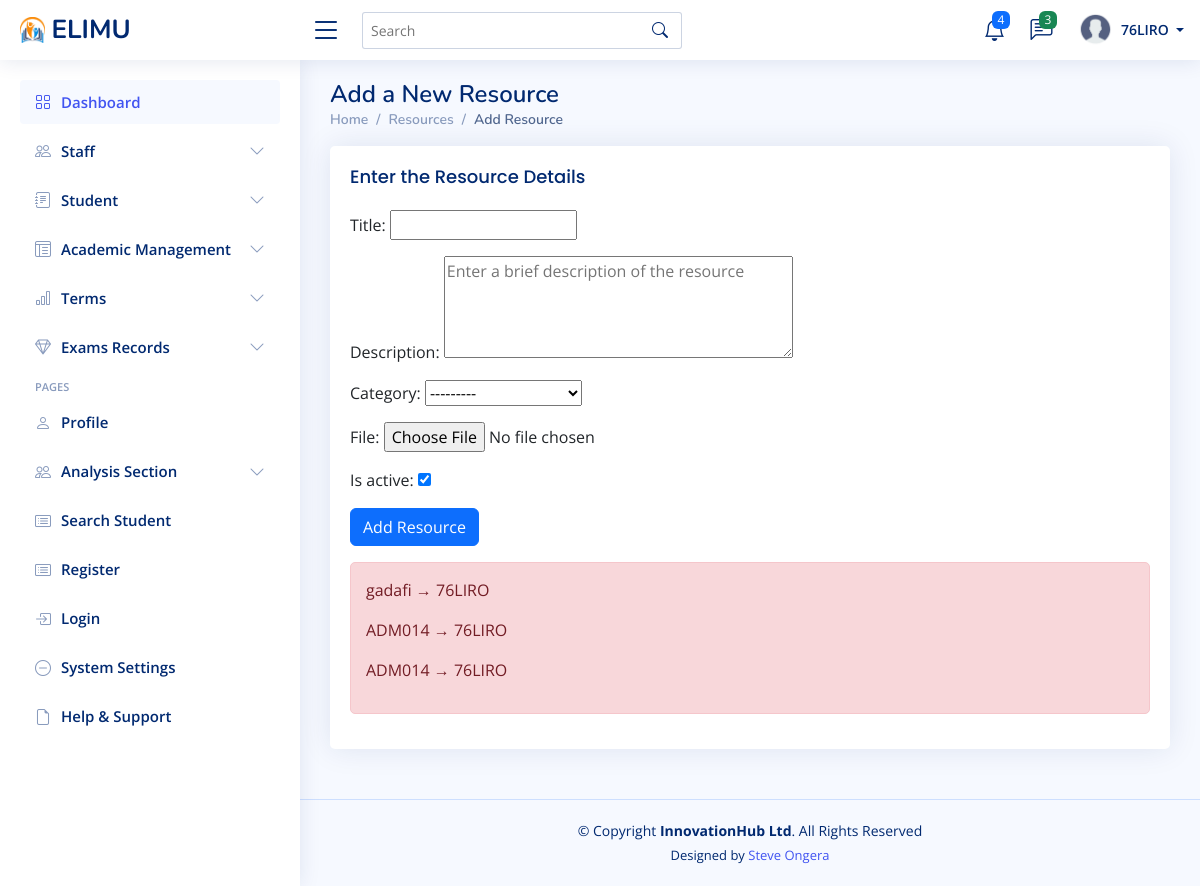
The app's page /resources/add/ (signed in) with its own data.
### myapp/models.py (models this page shows)
class Message(models.Model):
    sender = models.ForeignKey(User, related_name='sent_messages', on_delete=models.CASCADE)
    receiver = models.ForeignKey(User, related_name='received_messages', on_delete=models.CASCADE)
    content = models.TextField(blank=True, null=True)
    timestamp = models.DateTimeField(auto_now_add=True)
    is_read = models.BooleanField(default=False)
    photo = models.ImageField(upload_to='photos/', blank=True, null=True)
    pdf = models.FileField(upload_to='pdfs/', blank=True, null=True)
    def __str__(self):
           return f'{self.sender.username} → {self.receiver.username}'

### myapp/views.py (the view)
# urls.py: path('resources/add/', views.add_resource, name='add_resource'),
@login_required
def add_resource(request):
    if request.method == 'POST':
        form = ResourceForm(request.POST, request.FILES)
        if form.is_valid():
            form.save()
            messages.success(request, "Resource added successfully!")
            return redirect('resources_list')  # Redirect to the resource list page
        else:
            messages.error(request, "Error adding resource. Please try again.")
    else:
        form = ResourceForm()
    return render(request, 'resources/add_resource.html', {'form': form})

### myapp/forms.py
class ResourceForm(forms.ModelForm):
    class Meta:
        model = Resource
        fields = ['title', 'description', 'category', 'file', 'is_active']
    description = forms.CharField(widget=forms.Textarea(attrs={'rows': 4, 'placeholder': 'Enter a brief description of the resource'}))

### myapp/context_processors.py (called while the page is built)
def unread_messages(request):
    if request.user.is_authenticated:
        messages = Message.objects.filter(receiver=request.user, is_read=False).order_by('-timestamp')
        return {'messages': messages}
    return {'messages': []}

### myapp/models.py (called while the page is built)
    def __str__(self):
        return self.name

### templates/resources/add_resource.html (shortened to what this page needs)
{% extends "base/base.html" %}
{% block content %}
  <div class="pagetitle">
    <h1>Add a New Resource</h1>
    <nav>
      <ol class="breadcrumb">
        <li class="breadcrumb-item"><a href="{% url 'admin_dashboard' %}">Home</a></li>
        <li class="breadcrumb-item"><a href="{% url 'resources_list' %}">Resources</a></li>
        <li class="breadcrumb-item active">Add Resource</li>
      </ol>
    </nav>
  </div>
  <section class="section">
    <div class="row">
      <div class="col-lg-12">
        <div class="card">
          <div class="card-body">
            <h5 class="card-title">Enter the Resource Details</h5>
            <form method="post" enctype="multipart/form-data">
              {{ form.as_p }}
              <button type="submit" class="btn btn-primary">Add Resource</button>
            </form>
            {% if messages %}
              <div class="alert alert-success mt-3">
                {% for message in messages %}
                  <p>{{ message }}</p>
                {% endfor %}
              </div>
            {% endif %}
          </div>
        </div>
      </div>
    </div>
  </section>
{% endblock %}

### templates/base/navbar.html (shortened to what this page needs)
{% load static %}
<header id="header" class="header fixed-top d-flex align-items-center">
    <div class="d-flex align-items-center justify-content-between">
      {% if request.user.is_staff %}
        <a href="{% url 'admin_dashboard'%}" class="logo d-flex align-items-center">
        {% else %}
        <a href="{% url 'student_dashboard'%}" class="logo d-flex align-items-center">
      {% endif %}
        <img src="{% static 'assets/img/logo.png'%}" alt="">
        <span class="d-none d-lg-block">ELIMU</span>
      </a>
      <i class="bi bi-list toggle-sidebar-btn"></i>
    </div>
    <div class="search-bar">
      <form class="search-form d-flex align-items-center" method="POST" action="#">
        <input type="text" name="query" placeholder="Search" title="Enter search keyword">
        <button type="submit" title="Search"><i class="bi bi-search"></i></button>
      </form>
    </div>
    <nav class="header-nav ms-auto">
      <ul class="d-flex align-items-center">
        <li class="nav-item dropdown">
          <a class="nav-link nav-icon" href="#" data-bs-toggle="dropdown">
            <i class="bi bi-bell"></i>
            <span class="badge bg-primary badge-number">4</span>
          </a>
            </li>
          </ul>
        <li class="nav-item dropdown">
          <a class="nav-link nav-icon" href="#" data-bs-toggle="dropdown">
            <i class="bi bi-chat-left-text"></i>
            <span class="badge bg-success badge-number">3</span>
          </a>
        </li>
        <li class="nav-item dropdown pe-3">
          <a class="nav-link nav-profile d-flex align-items-center pe-0" href="#" data-bs-toggle="dropdown">
            <img src="{% static 'assets/img/profile.png'%}" alt="Profile" class="rounded-circle">
            <span class="d-none d-md-block dropdown-toggle ps-2">
              {% if user.is_authenticated %}
                   {{ user.username }}
              {% else %}
                  Admin
              {% endif %}
            </span>
          </a>
        </li>
    </nav>
  </header>

### static/assets/css/style.css (style rules this page uses)
:root { scroll-behavior: smooth; }
body { font-family: "Open Sans", sans-serif; background: #f6f9ff; color: #444444; }
a { color: #4154f1; text-decoration: none; }
h1, h2, h3, h4, h5, h6 { font-family: "Nunito", sans-serif; }
.pagetitle { margin-bottom: 10px; }
.pagetitle h1 { font-size: 24px; margin-bottom: 0; font-weight: 600; color: #012970; }
.card { margin-bottom: 30px; border: none; border-radius: 5px; box-shadow: 0px 0 30px rgba(1, 41, 112, 0.1); }
.card-title { padding: 20px 0 15px 0; font-size: 18px; font-weight: 500; color: #012970; font-family: "Poppins", sans-serif; }
.card-body { padding: 0 20px 20px 20px; }
.breadcrumb { font-size: 14px; font-family: "Nunito", sans-serif; color: #899bbd; font-weight: 600; }
.breadcrumb a { color: #899bbd; transition: 0.3s; }
.breadcrumb .breadcrumb-item::before { color: #899bbd; }
.breadcrumb .active { color: #51678f; font-weight: 600; }
.logo { line-height: 1; }
@media (min-width: 1200px) { .logo { width: 280px; } }
.logo img { max-height: 26px; margin-right: 6px; }
.logo span { font-size: 26px; font-weight: 700; color: #012970; font-family: "Nunito", sans-serif; }
.header { transition: all 0.5s; z-index: 997; height: 60px; box-shadow: 0px 2px 20px rgba(1, 41, 112, 0.1); background-color: #fff; padding-left: 20px; }
.header .toggle-sidebar-btn { font-size: 32px; padding-left: 10px; cursor: pointer; color: #012970; }
.header .search-bar { min-width: 360px; padding: 0 20px; }
.header .search-form { width: 100%; }
.header .search-form input { border: 0; font-size: 14px; color: #012970; border: 1px solid rgba(1, 41, 112, 0.2); padding: 7px 38px 7px 8px; border-radius: 3px; transition: 0.3s; width: 100%; }
.header .search-form button { border: 0; padding: 0; margin-left: -30px; background: none; }
.header .search-form button i { color: #012970; }
.header-nav ul { list-style: none; }
.header-nav>ul { margin: 0; padding: 0; }
.header-nav .nav-icon { font-size: 22px; color: #012970; margin-right: 25px; position: relative; }
.header-nav .nav-profile { color: #012970; }
.header-nav .nav-profile img { max-height: 36px; }
.header-nav .nav-profile span { font-size: 14px; font-weight: 600; }
.header-nav .badge-number { position: absolute; inset: -2px -5px auto auto; font-weight: normal; font-size: 12px; padding: 3px 6px; }

### static/assets/css/extra.css (style rules this page uses)
.alert { position: relative; padding: 15px; margin: 15px 0; border-radius: 5px; background-color: #f8d7da; color: #721c24; border: 1px solid #f5c6cb; }

### records on screen
Message: sender+receiver "gadafi → 76LIRO"
Message: sender+receiver "ADM014 → 76LIRO"
Message: sender+receiver "ADM014 → 76LIRO"

### other values on screen
{{ user.username }} "76LIRO"
